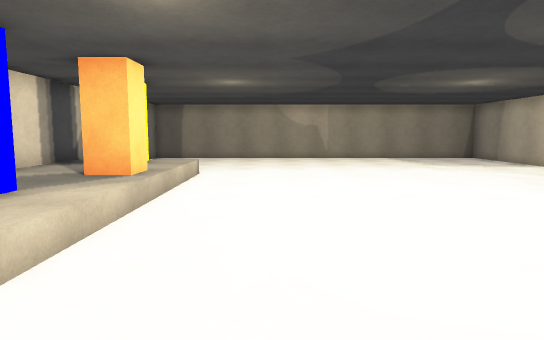
View 1 (above)

20 first-person views from a walk through a 3-D level made in the Unity game engine. The camera is 1.4 m above the floor, tilts 6° down and sees 75° across. The floor is counted in squares, 1 m on a side. Each view is taken from the middle of a square. On the plan, view 1 faces up. The plan holds only what a view shows up to about 15 squares ahead; the rest is blank. The player is left out. Door leaves are left out, so doorways stand open. Surface patterns are stand-ins for the level's own textures.

View 2
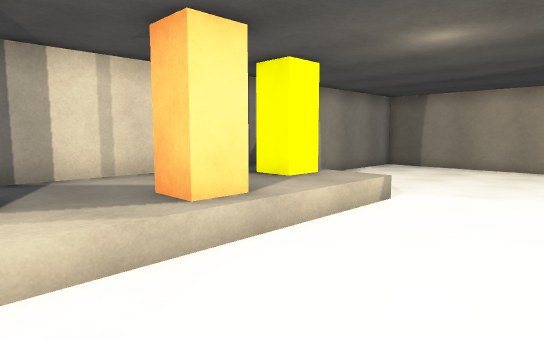

View 3
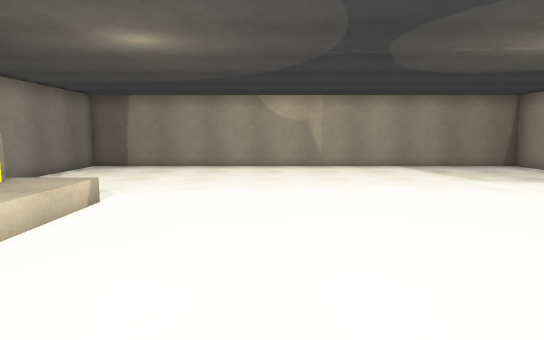

View 4
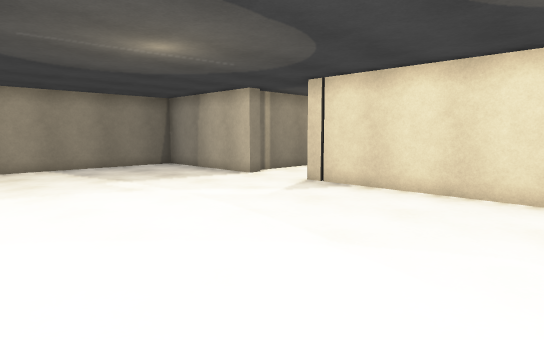

View 5
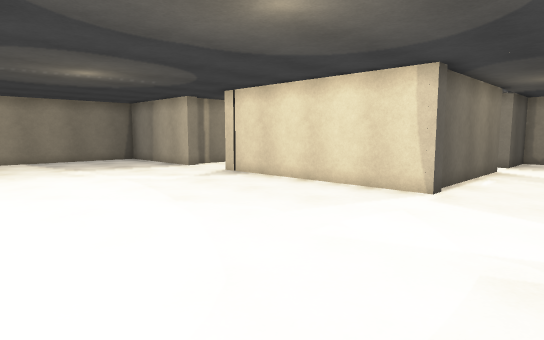

View 6
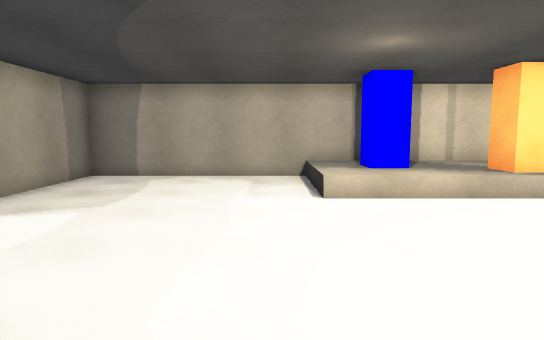

View 7
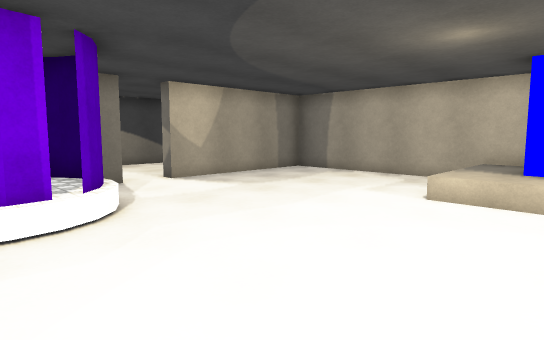

View 8
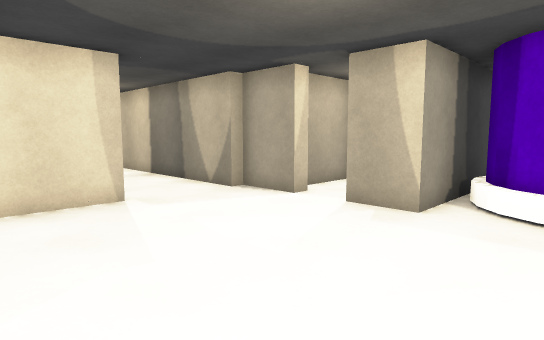

View 9
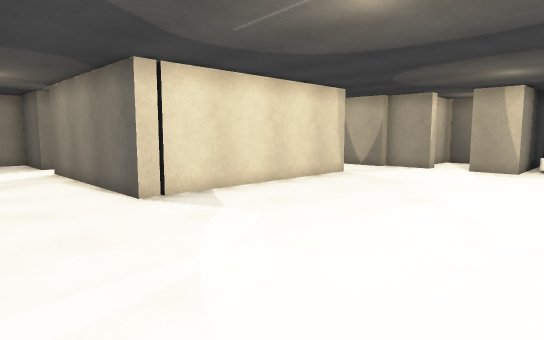

View 10
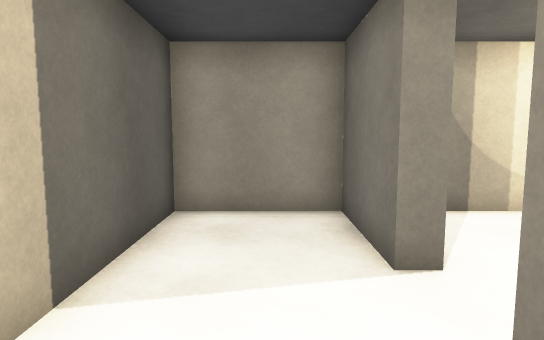

View 11
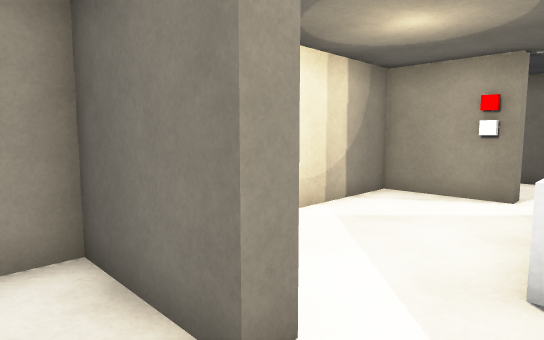

View 12
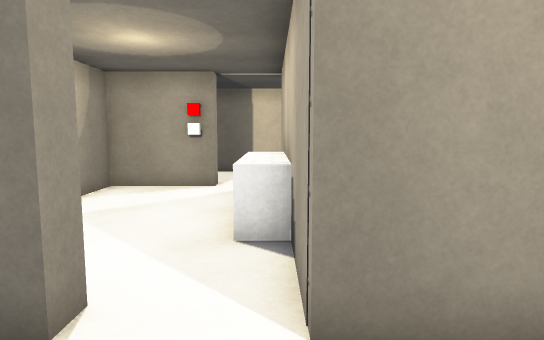

View 13
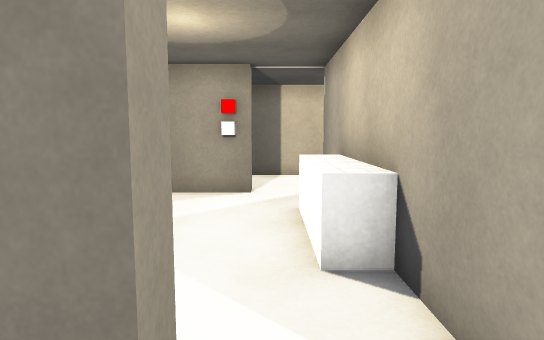

View 14
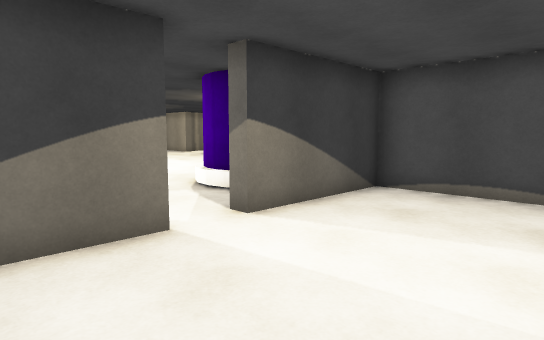

View 15
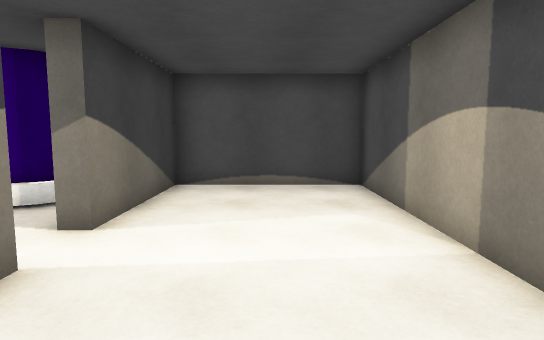

View 16
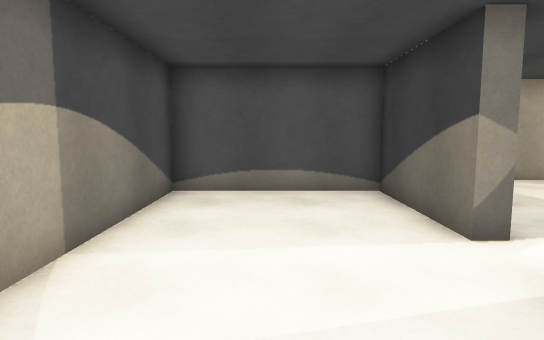

View 17
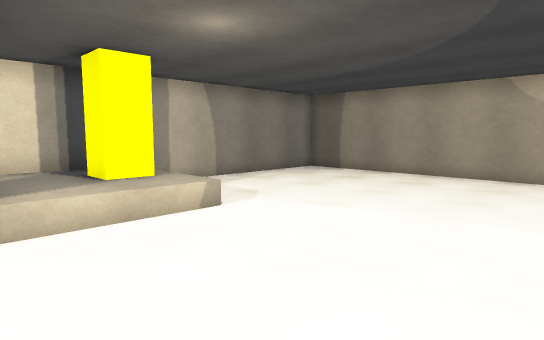

View 18
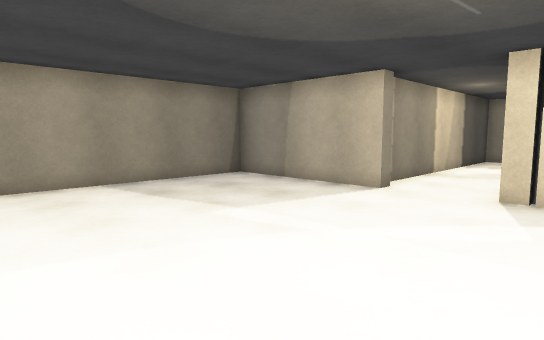

View 19
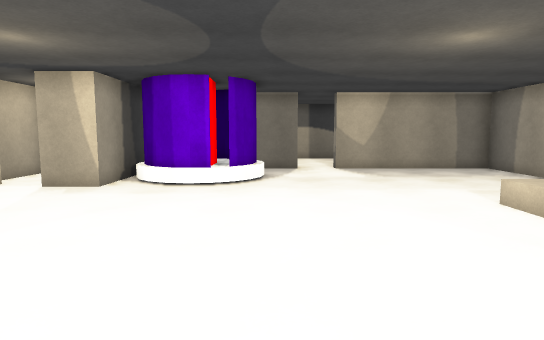

View 20
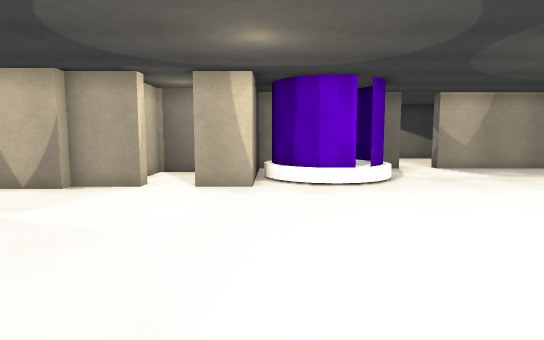

### Floor plan
Key: @ floor where view 1 was taken; # wall or solid block; . main floor; : floor 0.5 m higher than the main floor; / step, stairs or slope; D open door; O other object.
Columns run from 7 left of view 1 to 22 right of it. Each row starts with its distance up from view 1.
 20 ###################
 19 #.................#
 18 #.................#
 17 #.................#
 16 #.................#
 15 #.................############
 14 #............................#
 13 #  ..........................#
 12 #////..............######DD###
 11 #:OO:.............##    #DD  #
 10 #::::.............#      #...#
  9 #::::.............#      #...#
  8 #::OO.............#      #...#
  7 #::::.............#      #...#
  6 #::::.............#      #...#
  5 #:OO:.............#     #DDO##
  4 #::::.............#######DD##
  3 #////.......................
  2 #...........................
  1 #.............##.###########
  0 #......@..#O#.# .#
 -1 #.........#OO## .#
 -2 #.........#: ## .#
 -3 #.........########
 -4 #######..######
 -5   #..........#
 -6   #..........#
 -7   #..........#
 -8   #..........#
 -9   #..........#
-10   ############

Where each view was taken, in squares from view 1:
view 1: 0 up, 0 right, facing up
view 2: 5 up, 1 right, facing up-left
view 3: 5 up, 1 right, facing up
view 4: 5 up, 3 right, facing up-right
view 5: 1 up, 3 right, facing up-right
view 6: 2 up, 5 right, facing left
view 7: 6 up, 5 right, facing down-left
view 8: 7 up, 4 right, facing down-right
view 9: 15 up, 4 right, facing down-right
view 10: 13 up, 16 right, facing right
view 11: 13 up, 18 right, facing down-right
view 12: 14 up, 18 right, facing down
view 13: 13 up, 19 right, facing down
view 14: 9 down, 3 left, facing up-right
view 15: 7 down, 4 left, facing right
view 16: 7 down, 4 right, facing left
view 17: 8 up, 3 right, facing up-left
view 18: 10 up, 3 right, facing up-right
view 19: 10 up, 2 right, facing down
view 20: 10 up, 6 right, facing down
